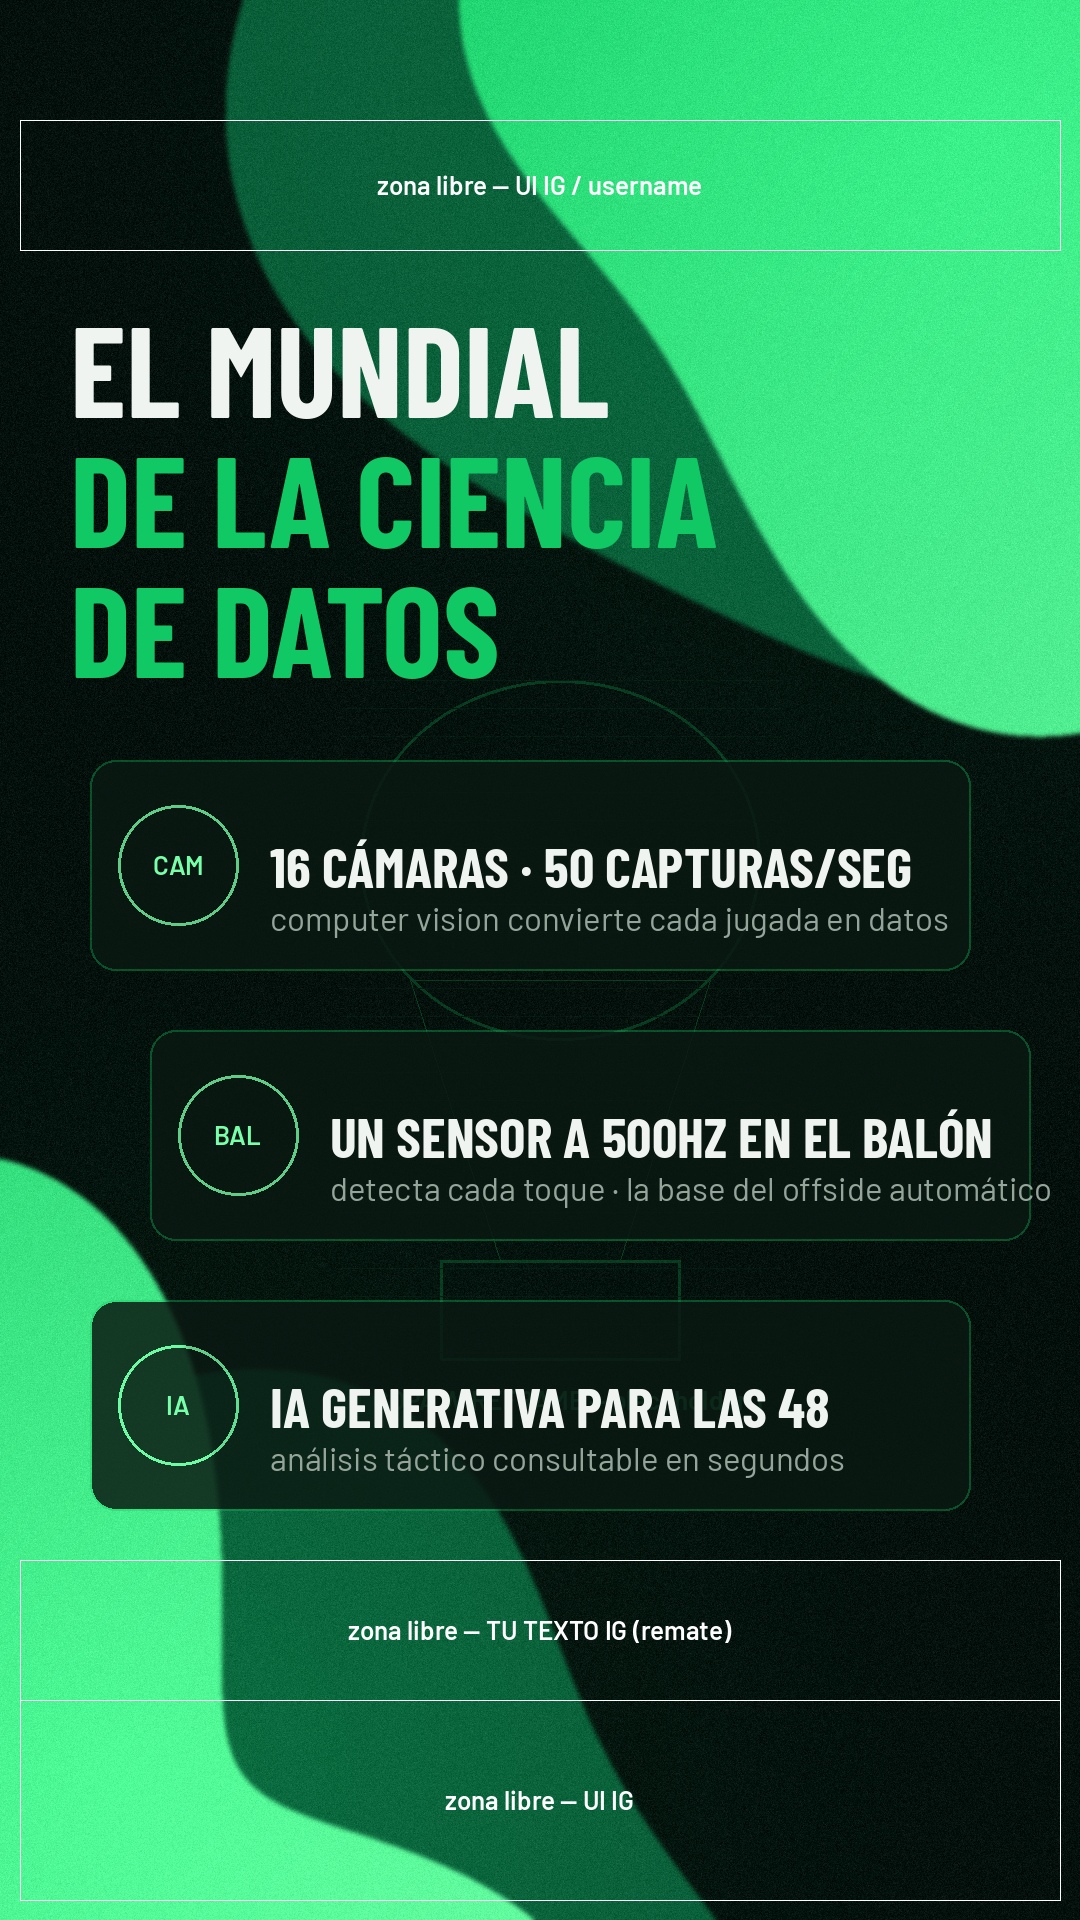

Write the Python code that produced this figure.
"""Mockup de distribución S1 (portada cap 1) — placeholders sobre el fondo real."""
from pathlib import Path
from PIL import Image, ImageDraw, ImageFont

ROOT = Path(__file__).resolve().parents[3]
IG = ROOT / "ig"
W, H = 1080, 1920
GREEN = (16, 200, 100)
MINT = (120, 255, 170)
INK = (240, 244, 240)
MUTED = (150, 165, 155)

img = Image.open(IG / "assets" / "fondos" / "fondo_cap1.png").convert("RGBA")
d = ImageDraw.Draw(img)

F = IG / "assets" / "fonts"
f_title = ImageFont.truetype(str(F / "BarlowCondensed-Bold.ttf"), 128)
f_big = ImageFont.truetype(str(F / "BarlowCondensed-Bold.ttf"), 56)
f_sub = ImageFont.truetype(str(F / "Barlow-Regular.ttf"), 33)
f_note = ImageFont.truetype(str(F / "Barlow-SemiBold.ttf"), 26)

# ---- TITULO apilado a la izquierda
x0 = 70
d.text((x0, 290), "EL MUNDIAL", font=f_title, fill=INK)
d.text((x0, 420), "DE LA CIENCIA", font=f_title, fill=GREEN)
d.text((x0, 550), "DE DATOS", font=f_title, fill=GREEN)

# ---- COPA fantasma (placeholder: silueta simple wireframe)
cx, cy = 560, 1100
trophy = Image.new("RGBA", (W, H), (0, 0, 0, 0))
td = ImageDraw.Draw(trophy)
# silueta muy basica de copa (solo para ver proporcion/posicion)
td.ellipse([cx - 200, cy - 420, cx + 200, cy - 60], outline=(*GREEN, 60), width=3)
td.polygon([(cx - 150, cy - 120), (cx + 150, cy - 120), (cx + 60, cy + 160), (cx - 60, cy + 160)], outline=(*GREEN, 60))
td.rectangle([cx - 120, cy + 160, cx + 120, cy + 260], outline=(*GREEN, 60), width=3)
for gy in range(cy - 420, cy + 260, 28):
    td.line([(cx - 220, gy), (cx + 220, gy)], fill=(*GREEN, 14), width=1)
img.alpha_composite(trophy)
d.text((cx, cy + 300), "[ COPA WIREFRAME — placeholder ]", font=f_note, fill=(*GREEN, 140), anchor="mm")

# ---- 3 TARJETAS bullet (escalonadas)
cards = [
    (90,  760, "16 CÁMARAS · 50 CAPTURAS/SEG", "computer vision convierte cada jugada en datos", "CAM"),
    (150, 1030, "UN SENSOR A 500HZ EN EL BALÓN", "detecta cada toque · la base del offside automático", "BAL"),
    (90,  1300, "IA GENERATIVA PARA LAS 48", "análisis táctico consultable en segundos", "IA"),
]
for x, y, big, sub, tag in cards:
    card = Image.new("RGBA", (W, H), (0, 0, 0, 0))
    cd = ImageDraw.Draw(card)
    cw, ch = 880, 210
    cd.rounded_rectangle([x, y, x + cw, y + ch], radius=26, fill=(10, 24, 18, 215),
                         outline=(*GREEN, 90), width=2)
    # icono placeholder
    cd.ellipse([x + 28, y + 45, x + 148, y + 165], outline=(*MINT, 200), width=3)
    cd.text((x + 88, y + 105), tag, font=f_note, fill=MINT, anchor="mm")
    img.alpha_composite(card)
    d.text((x + 180, y + 72), big, font=f_big, fill=INK)
    d.text((x + 180, y + 138), sub, font=f_sub, fill=MUTED)

# ---- zonas de silencio marcadas (solo en el mockup)
for y0, y1, lab in [(120, 250, "zona libre — UI IG / username"),
                    (1560, 1700, "zona libre — TU TEXTO IG (remate)"),
                    (1700, 1900, "zona libre — UI IG")]:
    d.rectangle([20, y0, W - 20, y1], outline=(255, 255, 255, 60), width=1)
    d.text((W // 2, (y0 + y1) // 2), lab, font=f_note, fill=(255, 255, 255, 90), anchor="mm")

out = IG / "cap1-ciencia-datos" / "work" / "mockup_s1.png"
img.convert("RGB").save(out)
print(f"→ {out.relative_to(ROOT)}")
